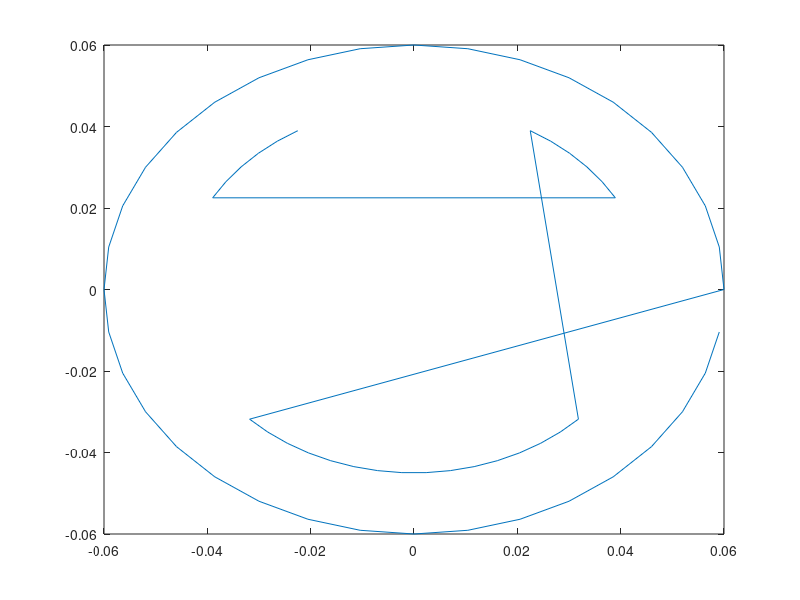

Recreate this plot in MATLAB.
% face
radius = 0.06;

lengTh = radius * ones(1,36);

angleInDeg = 0:10:350;

angleInRad = angleInDeg * pi/180;

Xd_face = lengTh.*cos(angleInRad);
Yd_face = lengTh.*sin(angleInRad);

% left eye
radius = 0.045;

lengTh = radius * ones(1,6);

angleInDeg = 120:6:150;

angleInRad = angleInDeg * pi/180;

Xd_leftI = lengTh.*cos(angleInRad);
Yd_leftI = lengTh.*sin(angleInRad);

% right eye

angleInDeg = 30:6:60;

angleInRad = angleInDeg * pi/180;

Xd_rightI = lengTh.*cos(angleInRad);
Yd_rightI = lengTh.*sin(angleInRad);

% smile
lengTh = radius * ones(1,16);

angleInDeg = -45:-6:-135;

angleInRad = angleInDeg * pi/180;

Xd_smile = lengTh.*cos(angleInRad);
Yd_smile = lengTh.*sin(angleInRad);

Xd = [Xd_leftI, Xd_rightI, Xd_smile, Xd_face];
Yd = [Yd_leftI, Yd_rightI, Yd_smile, Yd_face];

plot(Xd, Yd);
